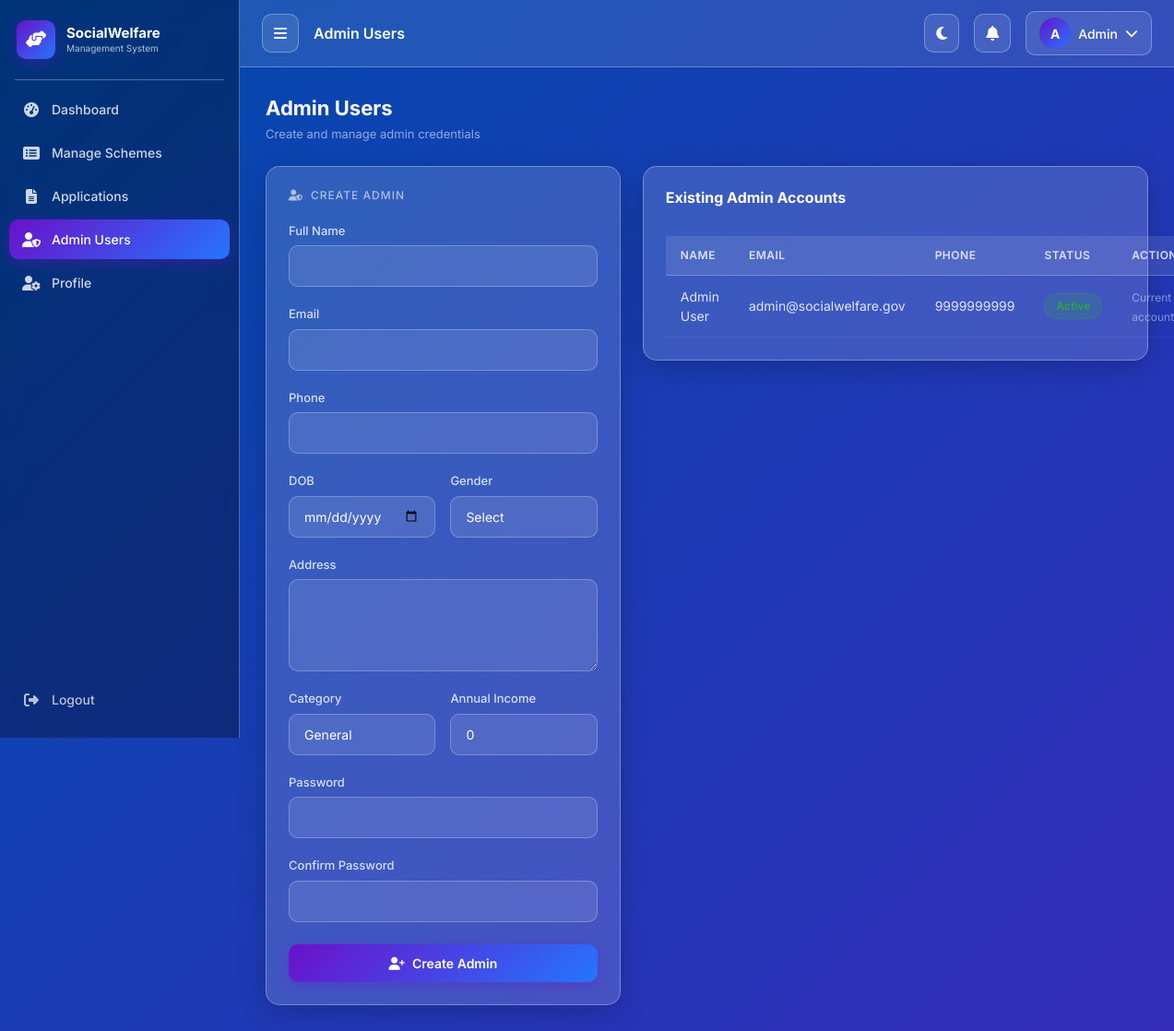
/admin_users.php (signed in), run on the app's committed database.
### tables this page shows
CREATE TABLE IF NOT EXISTS users (
    id INT AUTO_INCREMENT PRIMARY KEY,
    name VARCHAR(100) NOT NULL,
    email VARCHAR(150) UNIQUE NOT NULL,
    phone VARCHAR(15) NOT NULL,
    password VARCHAR(255) NOT NULL,
    dob DATE NOT NULL,
    gender ENUM('Male','Female','Other') NOT NULL,
    address TEXT,
    aadhar VARCHAR(12),
    annual_income DECIMAL(12,2) DEFAULT 0,
    category ENUM('General','OBC','SC','ST','EWS') DEFAULT 'General',
    profile_photo VARCHAR(255) DEFAULT NULL,
    role ENUM('user','admin') DEFAULT 'user',
    is_active TINYINT(1) DEFAULT 1,
    created_at TIMESTAMP DEFAULT CURRENT_TIMESTAMP,
    updated_at TIMESTAMP DEFAULT CURRENT_TIMESTAMP ON UPDATE CURRENT_TIMESTAMP
);

### includes/db.php (called while the page is built, shortened)
<?php
$conn = null;
$using_sqlite = false;
try {
    $conn = new mysqli(DB_HOST, DB_USER, DB_PASS, DB_NAME);
    $conn->set_charset('utf8mb4');
} catch (Exception $e) {
    die('
        <div style="font-family: system-ui, sans-serif; max-width: 600px; margin: 40px auto; padding: 20px; border: 1px solid #ffcaca; border-radius: 8px; background: #fff5f5; color: #333;">
            <h2 style="color: #d32f2f; margin-top: 0;">Database Connection Failed</h2>
            <p>It looks like your MySQL database is not running, or the <code>social_welfare</code> database hasn\'t been set up yet.</p>
            <h3>How to fix this:</h3>
            <ol style="line-height: 1.6;">
                <li>Start the <strong>MySQL</strong> service (using XAMPP, WAMP, or similar).</li>
                <li>Open your database manager (like phpMyAdmin at <a href="http://localhost/phpmyadmin" target="_blank">http://localhost/phpmyadmin</a>).</li>
                <li>Create a new database named <strong>social_welfare</strong>.</li>
                <li>Import the <strong>social_welfare.sql</strong> file (located in your project folder) into this database.</li>
            </ol>
            <p style="margin-top: 20px; font-size: 0.9em; color: #666;">
                <strong>Technical Error:</strong> ' . htmlspecialchars($e->getMessage()) . '
            </p>
        </div>
    ');
}
function db_param_types(array $params) {
    $types = '';
    foreach ($params as $p) {
        if (is_int($p)) {
            $types .= 'i';
        } elseif (is_float($p)) {
            $types .= 'd';
        } elseif (is_null($p)) {
            $types .= 's';
        } else {
            $types .= 's';
        }
    }
    return $types;
}
function db_query($arg1, $arg2 = [], $arg3 = []) {
    global $conn, $using_sqlite;
    $db = $conn;
    $sql = $arg1;
    $params = $arg2;
    try {
        if (empty($params)) {
            return $db->query($sql);
        }
        $stmt = $db->prepare($sql);
        $types = db_param_types($params);
        $stmt->bind_param($types, ...$params);
        $result = $stmt->get_result();
        if ($result !== false) {
            return $result;
        }
        return true;
    } catch (Throwable $e) {
        error_log('db_query failed: ' . $e->getMessage() . ' | SQL: ' . $sql);
        return false;
    }
}
function db_fetch($queryOrResult, $params = []) {
    if ($queryOrResult instanceof mysqli_result) {
        $row = $queryOrResult->fetch_assoc();
        return $row ?: null;
    }
    return null;
}

### admin_users.php (the view, shortened to what this page needs)
<?php
require_once 'includes/db.php';
$fieldErrors = [];
$adminsResult = db_query("SELECT id, name, email, phone, category, is_active, created_at FROM users WHERE role='admin' ORDER BY created_at DESC");
include 'includes/header.php';
?>
<div class="fade-in">
    <div class="section-header">
        <div class="section-title">
            Admin Users
            <small>Create and manage admin credentials</small>
        </div>
    </div>
    <div class="row g-4">
        <div class="col-lg-5">
            <div class="glass-card p-4">
                <h6 style="color:rgba(255,255,255,0.6);font-size:12px;text-transform:uppercase;letter-spacing:1px;margin-bottom:18px;">
                    <i class="fas fa-user-shield me-2"></i>Create Admin
                </h6>
                <form method="POST" class="form-glass">
                    <div class="mb-3">
                        <label class="form-label">Full Name</label>
                        <input type="text" class="form-control <?= isset($fieldErrors['name']) ? 'is-invalid' : '' ?>" name="name" value="<?= htmlspecialchars($_POST['name'] ?? '') ?>" required>
                    </div>
                    <div class="mb-3">
                        <label class="form-label">Email</label>
                        <input type="email" class="form-control <?= isset($fieldErrors['email']) ? 'is-invalid' : '' ?>" name="email" value="<?= htmlspecialchars($_POST['email'] ?? '') ?>" required>
                    </div>
                    <div class="mb-3">
                        <label class="form-label">Phone</label>
                        <input type="text" class="form-control <?= isset($fieldErrors['phone']) ? 'is-invalid' : '' ?>" name="phone" maxlength="10" value="<?= htmlspecialchars($_POST['phone'] ?? '') ?>" required>
                    </div>
                    <div class="row g-3 mb-3">
                        <div class="col-md-6">
                            <label class="form-label">DOB</label>
                            <input type="date" class="form-control <?= isset($fieldErrors['dob']) ? 'is-invalid' : '' ?>" name="dob" value="<?= htmlspecialchars($_POST['dob'] ?? '') ?>" required>
                        </div>
                        <div class="col-md-6">
                            <label class="form-label">Gender</label>
                            <select class="form-select <?= isset($fieldErrors['gender']) ? 'is-invalid' : '' ?>" name="gender" required>
                                <option value="">Select</option>
                            </select>
                        </div>
                    </div>
                    <div class="mb-3">
                        <label class="form-label">Address</label>
                        <textarea class="form-control <?= isset($fieldErrors['address']) ? 'is-invalid' : '' ?>" name="address" rows="2" required><?= htmlspecialchars($_POST['address'] ?? '') ?></textarea>
                    </div>
                    <div class="row g-3 mb-3">
                        <div class="col-md-6">
                            <label class="form-label">Category</label>
                            <select class="form-select" name="category">
                                <?php foreach (['General','OBC','SC','ST','EWS'] as $cat): ?>
                                <option value="<?= $cat ?>" <?= (($_POST['category'] ?? 'General') === $cat) ? 'selected' : '' ?>><?= $cat ?></option>
                                <?php endforeach; ?>
                            </select>
                        </div>
                        <div class="col-md-6">
                            <label class="form-label">Annual Income</label>
                            <input type="number" class="form-control" name="annual_income" value="<?= htmlspecialchars($_POST['annual_income'] ?? '0') ?>" min="0">
                        </div>
                    </div>
                    <div class="mb-3">
                        <label class="form-label">Password</label>
                        <input type="password" class="form-control <?= isset($fieldErrors['password']) ? 'is-invalid' : '' ?>" name="password" required>
                    </div>
                    <div class="mb-4">
                        <label class="form-label">Confirm Password</label>
                        <input type="password" class="form-control <?= isset($fieldErrors['confirm_password']) ? 'is-invalid' : '' ?>" name="confirm_password" required>
                    </div>
                    <button type="submit" class="btn btn-glass w-100">
                        <i class="fas fa-user-plus me-2"></i>Create Admin
                    </button>
                </form>
            </div>
        </div>
        <div class="col-lg-7">
            <div class="glass-card p-0">
                <div class="p-4 pb-0">
                    <h6 style="color:#fff;font-weight:700;">Existing Admin Accounts</h6>
                </div>
                <div class="p-4">
                    <div class="responsive-table">
                        <table class="glass-table">
                            <thead>
                                <tr>
                                    <th>Name</th>
                                    <th>Email</th>
                                    <th>Phone</th>
                                    <th>Status</th>
                                    <th>Action</th>
                                </tr>
                            </thead>
                            <tbody>
                                <?php if ($adminsResult): while ($admin = db_fetch($adminsResult)): ?>
                                <tr>
                                    <td data-label="Name"><?= htmlspecialchars($admin['name']) ?></td>
                                    <td data-label="Email"><?= htmlspecialchars($admin['email']) ?></td>
                                    <td data-label="Phone"><?= htmlspecialchars($admin['phone']) ?></td>
                                    <td data-label="Status">
                                        <span class="status-badge <?= (int)$admin['is_active'] === 1 ? 'status-approved' : 'status-rejected' ?>">
                                            <?= (int)$admin['is_active'] === 1 ? 'Active' : 'Disabled' ?>
                                        </span>
                                    </td>
                                    <td data-label="Action">
                                        <?php if ((int)$admin['id'] === $uid): ?>
                                            <span style="font-size:12px;color:rgba(255,255,255,0.45);">Current account</span>
                                        <?php else: ?>
                                            <a href="?toggle=1&id=<?= (int)$admin['id'] ?>" class="btn btn-glass-outline" style="padding:6px 12px;font-size:12px;">
                                                <i class="fas fa-power-off me-1"></i><?= (int)$admin['is_active'] === 1 ? 'Disable' : 'Enable' ?>
                                            </a>
                                        <?php endif; ?>
                                    </td>
                                </tr>
                                <?php endwhile; endif; ?>
                            </tbody>
                        </table>
                    </div>
                </div>
            </div>
        </div>
    </div>
</div>
<?php include 'includes/footer.php'; ?>

### assets/css/style.css (style rules this page uses)
:root { --primary: #004aad; --purple: #6a11cb; --blue: #2575fc; --success: #28a745; --danger: #dc3545; --warning: #ffc107; --info: #17a2b8; --gradient: linear-gradient(135deg, #004aad, #6a11cb, #2575fc); --gradient-btn: linear-gradient(135deg, #6a11cb, #2575fc); --glass-bg: rgba(255, 255, 255, 0.15); --glass-border: rgba(255, 255, 255, 0.3); --glass-shadow: 0 8px 32px rgba(0, 0, 0, 0.2); --blur: blur(15px); --sidebar-width: 260px; --sidebar-collapsed: 70px; --transition: 0.3s ease; --radius: 15px; --font: 'Inter', sans-serif; }
* { box-sizing: border-box; margin: 0; padding: 0; }
body { font-family: var(--font); min-height: 100vh; overflow-x: hidden; color: #fff; position: relative; }
.glass-card { background: var(--glass-bg); backdrop-filter: var(--blur); -webkit-backdrop-filter: var(--blur); border: 1px solid var(--glass-border); border-radius: var(--radius); box-shadow: var(--glass-shadow); transition: transform var(--transition), box-shadow var(--transition); }
.btn-glass { background: var(--gradient-btn); color: #fff; border: none; border-radius: 10px; padding: 10px 24px; font-weight: 600; font-size: 14px; position: relative; overflow: hidden; transition: all var(--transition); box-shadow: 0 4px 15px rgba(106, 17, 203, 0.3); }
.btn-glass::before { content: ''; position: absolute; inset: 0; background: rgba(255,255,255,0); transition: background var(--transition); }
.form-glass .form-label { color: rgba(255,255,255,0.8); font-size: 13px; font-weight: 500; margin-bottom: 6px; }
.form-glass .form-control, .form-glass .form-select { background: rgba(255,255,255,0.1); border: 1px solid rgba(255,255,255,0.25); border-radius: 10px; color: #fff; padding: 11px 16px; font-size: 14px; transition: all var(--transition); }
.form-glass .form-control::placeholder { color: rgba(255,255,255,0.4); }
.form-glass select option { background: #1a0533; color: #fff; }
.form-glass textarea { resize: vertical; min-height: 100px; }
.status-badge { display: inline-flex; align-items: center; gap: 5px; padding: 4px 12px; border-radius: 20px; font-size: 12px; font-weight: 600; text-transform: capitalize; }
.status-approved { background: rgba(40, 167, 69, 0.2); color: #28a745; border: 1px solid rgba(40,167,69,0.3); }
.glass-table { width: 100%; border-collapse: collapse; }
.glass-table thead th { background: rgba(255,255,255,0.1); color: rgba(255,255,255,0.8); font-size: 12px; font-weight: 600; text-transform: uppercase; letter-spacing: 0.5px; padding: 12px 16px; border-bottom: 1px solid var(--glass-border); white-space: nowrap; }
.glass-table tbody tr { transition: background var(--transition); }
.glass-table tbody td { padding: 12px 16px; font-size: 14px; color: rgba(255,255,255,0.85); border-bottom: 1px solid rgba(255,255,255,0.05); vertical-align: middle; }
.section-header { display: flex; align-items: center; justify-content: space-between; margin-bottom: 24px; }
.section-title { font-size: 22px; font-weight: 700; color: #fff; }
.section-title small { display: block; font-size: 13px; font-weight: 400; color: rgba(255,255,255,0.55); margin-top: 2px; }
.fade-in { animation: fadeIn 0.5s ease forwards; }

### data on the page
users: name "Admin User", email "admin@socialwelfare.gov", phone "9999999999", is_active "Active", shows "Current account"

### other printed values
$page_title "Admin Users"
$avatar_char "A"
explode(' ', $_SESSION['name'])[0] "Admin"
form field category "General"
